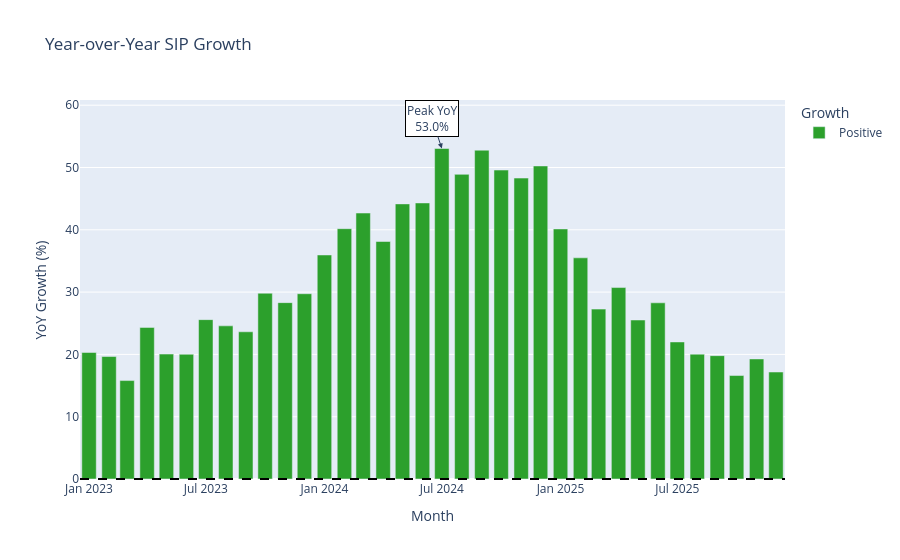

Notebook cell for this chart:
### Code cell
# Highlight the maximum YoY growth

peak = sip_yoy.loc[sip_yoy["yoy_growth_pct"].idxmax()]

fig.add_annotation(
    x=native(peak["month"]),
    y=float(peak["yoy_growth_pct"]),
    text=f"Peak YoY<br>{peak['yoy_growth_pct']:.1f}%",
    showarrow=True,
    arrowhead=2,
    bgcolor="white",
    bordercolor="black"
)

### Figure 1 — Plotly figure (JSON) as saved in the notebook; plotly's stock layout.template omitted (floating-point values rounded to 4 significant figures)
{"data": [{"hovertemplate": "Growth=Positive<br>Month=%{x}<br>YoY Growth (%)=%{y}<extra></extra>", "legendgroup": "Positive", "marker": {"color": "#2ca02c", "pattern": {"shape": ""}}, "name": "Positive", "orientation": "v", "showlegend": true, "textposition": "auto", "type": "bar", "x": ["2023-01-01T00:00:00", "2023-02-01T00:00:00", "2023-03-01T00:00:00", "2023-04-01T00:00:00", "2023-05-01T00:00:00", "2023-06-01T00:00:00", "2023-07-01T00:00:00", "2023-08-01T00:00:00", "2023-09-01T00:00:00", "2023-10-01T00:00:00", "2023-11-01T00:00:00", "2023-12-01T00:00:00", "2024-01-01T00:00:00", "2024-02-01T00:00:00", "2024-03-01T00:00:00", "2024-04-01T00:00:00", "2024-05-01T00:00:00", "2024-06-01T00:00:00", "2024-07-01T00:00:00", "2024-08-01T00:00:00", "2024-09-01T00:00:00", "2024-10-01T00:00:00", "2024-11-01T00:00:00", "2024-12-01T00:00:00", "2025-01-01T00:00:00", "2025-02-01T00:00:00", "2025-03-01T00:00:00", "2025-04-01T00:00:00", "2025-05-01T00:00:00", "2025-06-01T00:00:00", "2025-07-01T00:00:00", "2025-08-01T00:00:00", "2025-09-01T00:00:00", "2025-10-01T00:00:00", "2025-11-01T00:00:00", "2025-12-01T00:00:00"], "xaxis": "x", "y": [20.31, 19.66, 15.8, 24.33, 20.05, 20.02, 25.58, 24.58, 23.63, 29.82, 28.31, 29.74, 35.96, 40.18, 42.69, 38.12, 44.16, 44.31, 53.05, 48.9, 52.78, 49.59, 48.3, 50.25, 40.14, 35.5, 27.27, 30.73, 25.52, 28.28, 22.0, 20.04, 19.8, 16.61, 19.27, 17.17], "yaxis": "y"}], "layout": {"annotations": [{"arrowhead": 2, "bgcolor": "white", "bordercolor": "black", "showarrow": true, "text": "Peak YoY<br>53.0%", "x": "2024-07-01T00:00:00", "y": 53.05}], "barmode": "relative", "legend": {"title": {"text": "Growth"}, "tracegroupgap": 0}, "shapes": [{"line": {"color": "black", "dash": "dash"}, "type": "line", "x0": 0, "x1": 1, "xref": "x domain", "y0": 0, "y1": 0, "yref": "y"}], "title": {"text": "Year-over-Year SIP Growth"}, "xaxis": {"anchor": "y", "domain": [0, 1], "title": {"text": "Month"}}, "yaxis": {"anchor": "x", "domain": [0, 1], "title": {"text": "YoY Growth (%)"}}}}
